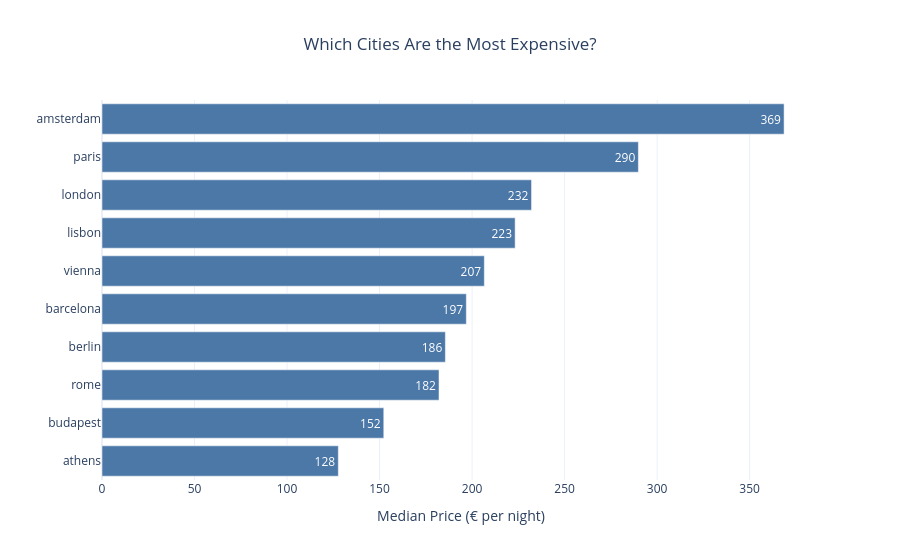

Here is the notebook cell this chart was saved with:
### Code cell
fig = px.bar(
    city_price,
    x="price",
    y="city",
    orientation="h",
    title="Which Cities Are the Most Expensive?",
    text=city_price["price"].round(0)
)

fig.update_traces(
    marker_color="#4C78A8"
)

fig.update_layout(
    template="plotly_white",
    title_x=0.5,
    xaxis_title="Median Price (€ per night)",
    yaxis_title=""
)

fig.show()

### Figure 1 — Plotly figure (JSON) as saved in the notebook; plotly's stock layout.template omitted (floating-point values rounded to 4 significant figures)
{"data": [{"hovertemplate": "price=%{x}<br>city=%{y}<br>text=%{text}<extra></extra>", "legendgroup": "", "marker": {"color": "#4C78A8", "pattern": {"shape": ""}}, "name": "", "orientation": "h", "showlegend": false, "text": [128.0, 152.0, 182.0, 186.0, 197.0, 207.0, 223.0, 232.0, 290.0, 369.0], "textposition": "auto", "type": "bar", "x": [127.7, 152.3, 182.1, 185.6, 196.9, 206.6, 223.3, 232.1, 289.9, 368.6], "xaxis": "x", "y": ["athens", "budapest", "rome", "berlin", "barcelona", "vienna", "lisbon", "london", "paris", "amsterdam"], "yaxis": "y"}], "layout": {"barmode": "relative", "legend": {"tracegroupgap": 0}, "title": {"text": "Which Cities Are the Most Expensive?", "x": 0.5}, "xaxis": {"anchor": "y", "domain": [0, 1], "title": {"text": "Median Price (€ per night)"}}, "yaxis": {"anchor": "x", "domain": [0, 1], "title": {"text": ""}}}}
